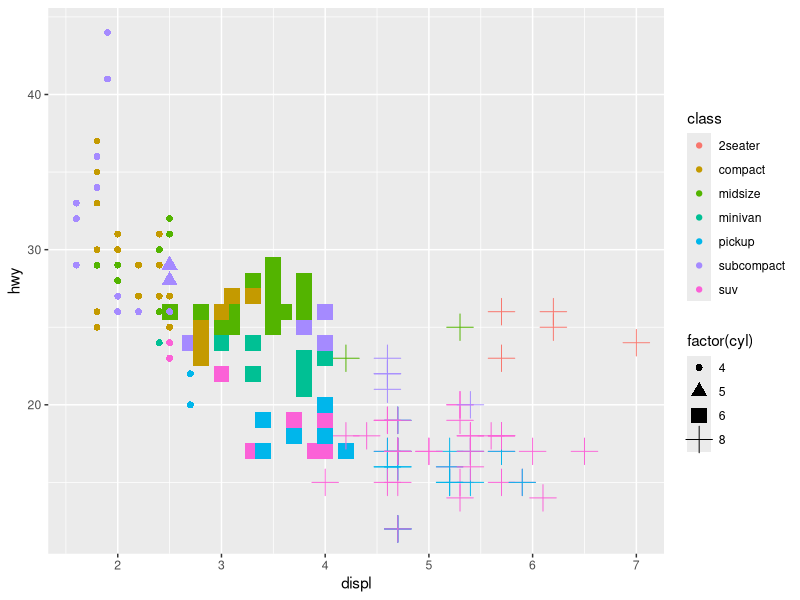

Here is the R script that generated this plot: (Note: this script raises an error after producing the figure.)
library(ggplot2)
library(tidyverse)
library(magrittr)

# code snippets from https://homepage.divms.uiowa.edu/~luke/classes/STAT4580/ggplot.html

mpg %>% ggplot() + 
  geom_point() +
  aes(x = displ, 
      y=hwy, 
      color=class, 
      shape=factor(cyl),
      size=factor(cyl)
      )




(ms <- mutate(faithful,
              type = ifelse(eruptions < 3,
                            "short",
                            "long")) |>
    group_by(type) |>
    summarize(mean = mean(eruptions),
              sd = sd(eruptions),
              n = n()) |>
    mutate(p = n / sum(n)))
f <- function(x)
  ms$p[1] * dnorm(x, ms$mean[1], ms$sd[1]) +
  ms$p[2] * dnorm(x, ms$mean[2], ms$sd[2])

p + stat_function(fun = f, color = "red")

